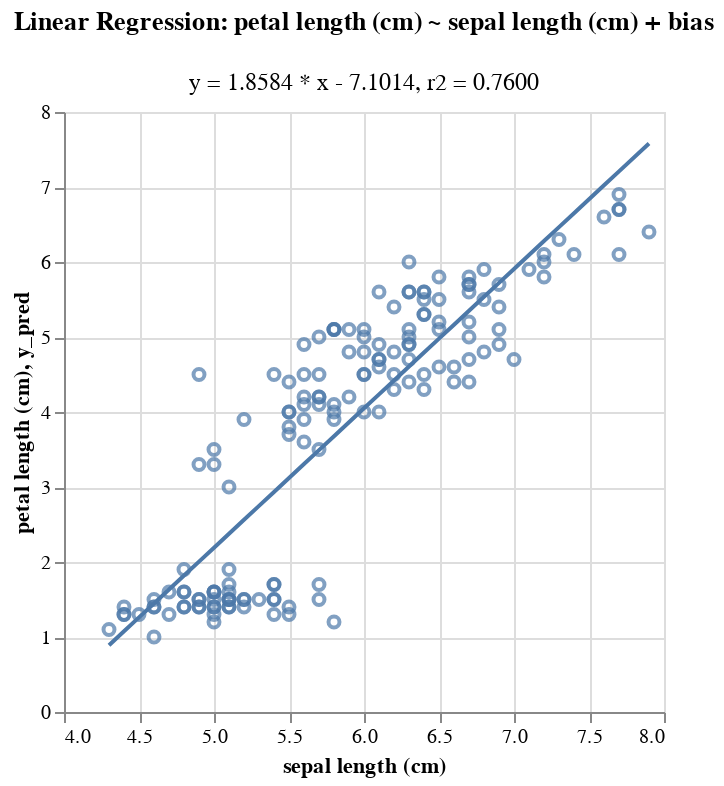

The code cell stored with this chart in its notebook:
### Code cell
# Just for fun, let's see how well can sepal length approximate petal length

plot = dia.plot_lin_reg(
    x = "sepal length (cm)", 
    target = "petal length (cm)", 
    add_bias=True,
)
plot

### Figure 1 — Vega specification as saved in the notebook (floating-point values rounded to 4 significant figures; data arrays with more than 128 entries replaced by an {"elided": "..."} marker saying what was removed)
{"$schema": "https://vega.github.io/schema/vega/v5.json", "data": [{"name": "source_0", "values": {"elided": "150 records"}}, {"name": "data_0", "values": {"elided": "150 records"}}], "marks": [{"type": "symbol", "name": "layer_0_marks", "from": {"data": "data_0"}, "encode": {"update": {"fill": {"value": "transparent"}, "x": {"field": "sepal length (cm)", "scale": "x"}, "opacity": {"value": 0.7}, "stroke": {"value": "#4c78a8"}, "y": {"field": "petal length (cm)", "scale": "y"}}}, "style": ["point"]}, {"type": "line", "name": "layer_1_marks", "from": {"data": "source_0"}, "sort": {"field": "x"}, "encode": {"update": {"stroke": {"value": "#4c78a8"}, "defined": {"signal": "isValid(datum[\"sepal length (cm)\"]) && isFinite(+datum[\"sepal length (cm)\"]) && isValid(datum[\"y_pred\"]) && isFinite(+datum[\"y_pred\"])"}, "y": {"field": "y_pred", "scale": "y"}, "x": {"field": "sepal length (cm)", "scale": "x"}}}, "style": ["line"]}], "scales": [{"name": "x", "type": "linear", "domain": {"fields": [{"data": "data_0", "field": "sepal length (cm)"}, {"data": "source_0", "field": "sepal length (cm)"}]}, "range": [0, {"signal": "width"}], "zero": false, "nice": true}, {"name": "y", "type": "linear", "domain": {"fields": [{"data": "data_0", "field": "petal length (cm)"}, {"data": "source_0", "field": "y_pred"}]}, "range": [{"signal": "height"}, 0], "nice": true, "zero": true}], "axes": [{"scale": "x", "grid": true, "domain": false, "zindex": 0, "ticks": false, "gridScale": "y", "minExtent": 0, "maxExtent": 0, "orient": "bottom", "tickCount": {"signal": "ceil(width/40)"}, "labels": false, "aria": false}, {"scale": "y", "labels": false, "aria": false, "minExtent": 0, "ticks": false, "gridScale": "x", "maxExtent": 0, "zindex": 0, "grid": true, "tickCount": {"signal": "ceil(height/40)"}, "domain": false, "orient": "left"}, {"scale": "x", "title": "sepal length (cm)", "orient": "bottom", "labelFlush": true, "tickCount": {"signal": "ceil(width/40)"}, "labelOverlap": true, "zindex": 0, "grid": false}, {"scale": "y", "title": "petal length (cm), y_pred", "tickCount": {"signal": "ceil(height/40)"}, "zindex": 0, "grid": false, "orient": "left", "labelOverlap": true}], "title": {"text": ["Linear Regression: petal length (cm) ~ sepal length (cm) + bias", ""], "align": "center", "subtitle": "y = 1.8584 * x - 7.1014, r2 = 0.7600", "frame": "group"}, "background": "white", "width": 300, "padding": 5, "height": 300, "config": {"autosize": "pad"}, "style": "cell"}
